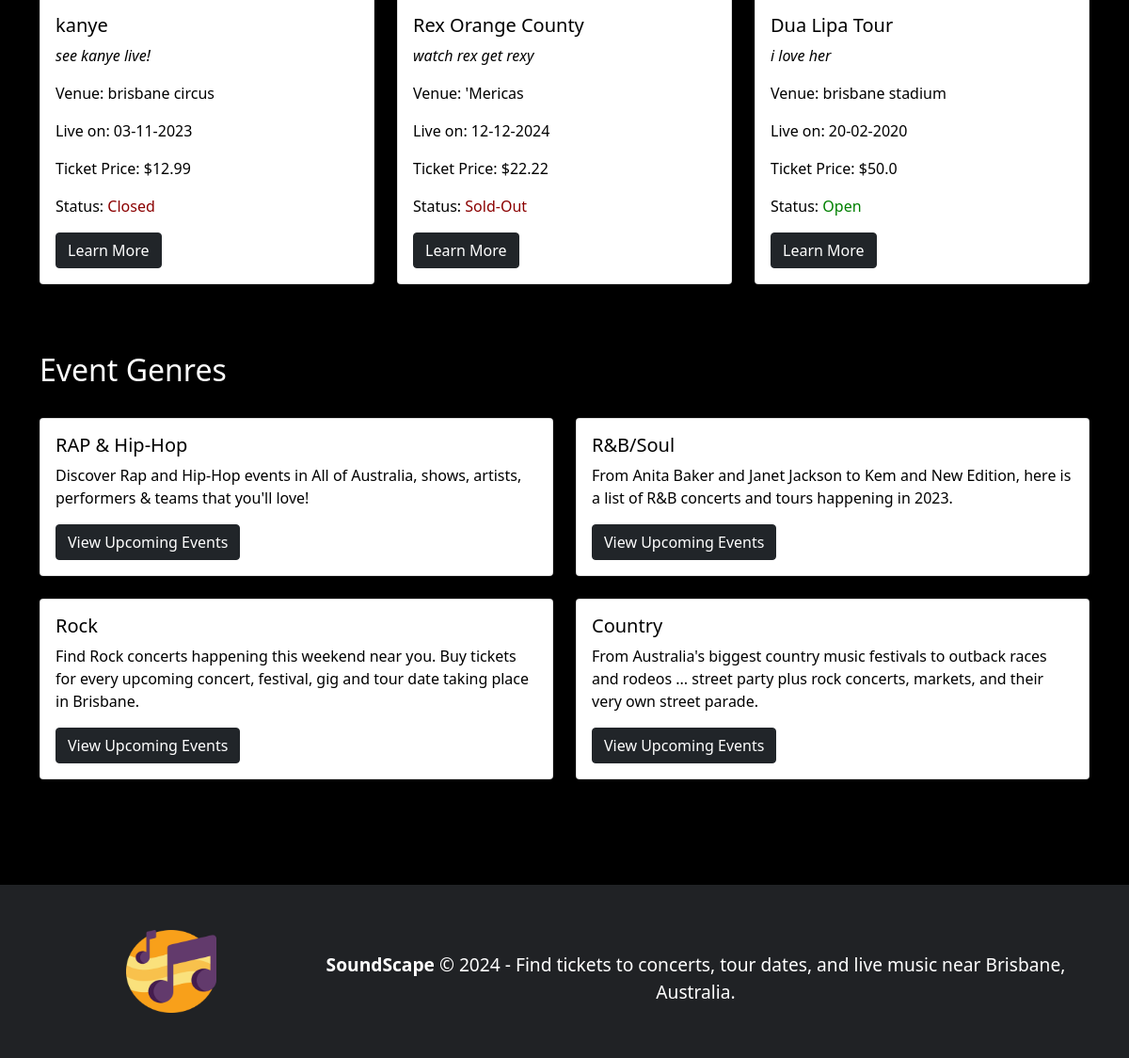
Before: / (lower part) with the older database file.
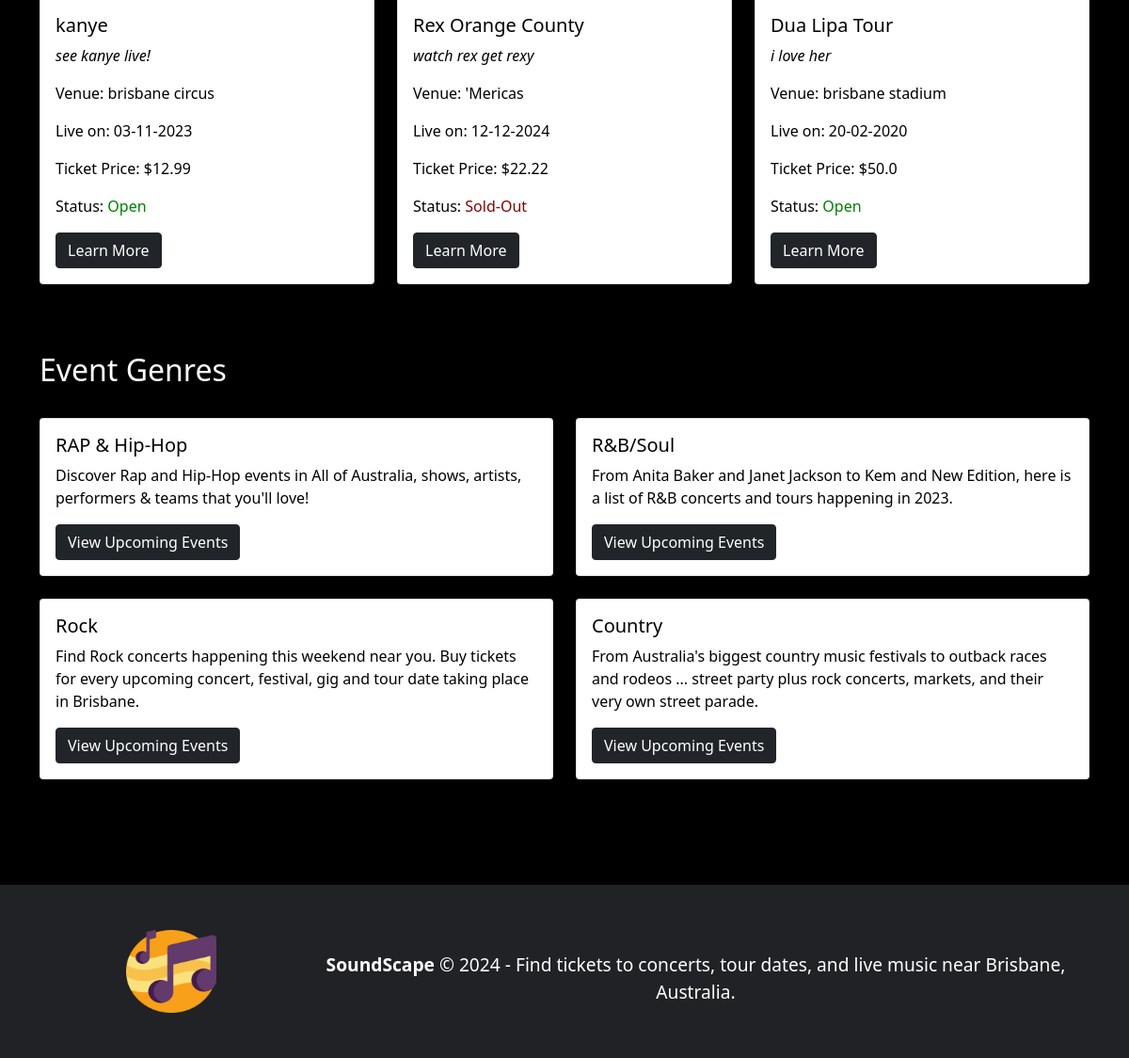
After: the same page with the newer database file.
### soundscape/models.py (models this page shows, shortened)
class Event(db.Model):
    __tablename__ = 'events'
    id = db.Column(db.Integer, primary_key=True)
    title = db.Column(db.String(50))
    description = db.Column(db.String(400))
    image = db.Column(db.String(400))
    venue = db.Column(db.String(100))
    date = db.Column(db.Date, default=datetime.now())
    status = db.Column(db.String(50))
    price = db.Column(db.Float)
    genre = db.Column(db.String(100))
    start_time = db.Column(db.Time)
    end_time = db.Column(db.Time)
    tickets_available = db.Column(db.Integer)
    user_id = db.Column(db.Integer, db.ForeignKey('users.id'))
    user = db.relationship('User', backref='events', lazy=True)

### soundscape/views.py (the view)
@mainbp.route('/')
def index():
    try:
        events = db.session.query(Event).all()  # Querying all events from the database
    except Exception as e:
        print(f"Error fetching events: {e}")  # Printing the error if there's an issue fetching events
        events = []  # Setting events to an empty list if there's an error
    return render_template('index.html', events=events)  # Rendering the main page template with the events

### soundscape/templates/index.html (shortened to what the changed rows need)
{% extends 'base.html' %}
{% block content %}
<section class="upcoming-events">
    <div class="container mt-5">
        <br>
        <div class="row">
            {% if events %}
            {% for event in events %}
            <div class="col-md-4">
                <div class="card">
                    <div class="card-body">
                        <h5 class="card-title">{{ event.title }}</h5>
                        <p class="card-text"><i>{{ event.description }}</i></p>
                        <p class="card-text">Venue: <span>{{ event.venue }}</span></p>
                        <p class="card-text">Live on: <span>{{ event.date.strftime('%d-%m-%Y') }}</span></p>
                        <p class="card-text">Ticket Price: <span>${{ event.price }}</span></p>
                        {% if event.status == 'Open' %}
                            <p class="card-text">Status: <span style="color: green;">{{ event.status }}</span></p>
                        {% elif event.status == 'Closed' %}
                            <p class="card-text">Status: <span style="color: darkred;">{{ event.status }}</span></p>
                        {% elif event.status == 'Upcoming' %}
                            <p class="card-text">Status: <span style="color: darkorange;">{{ event.status }}</span></p>
                        {% elif event.status == 'Sold-Out' %}
                            <p class="card-text">Status: <span style="color: darkred;">{{ event.status }}</span></p>
                        {% else %}
                            <p class="card-text" style="color: black;">Status: {{ event.status }}</p>
                        {% endif %}
                        <a href="{{ url_for('event.show', id=event.id) }}" class="btn btn-dark">Learn More</a>
                    </div>
                </div>
                <br>
            </div>
            {% if loop.index % 3 == 0 %}
            </div>
            {% endif %}
            {% endfor %}
        {% else %}
        <h1>None</h1>
        {% endif %}
    </div>
  </section>
<section>
  <div class="container mt-5 event-cat">
      <h2>Event Genres</h2>
      <br>
      <br>
  </div>
</section>
{% endblock %}

Changed rows visible on the page:
changed Event "kanye": status "Closed" → "Open"
